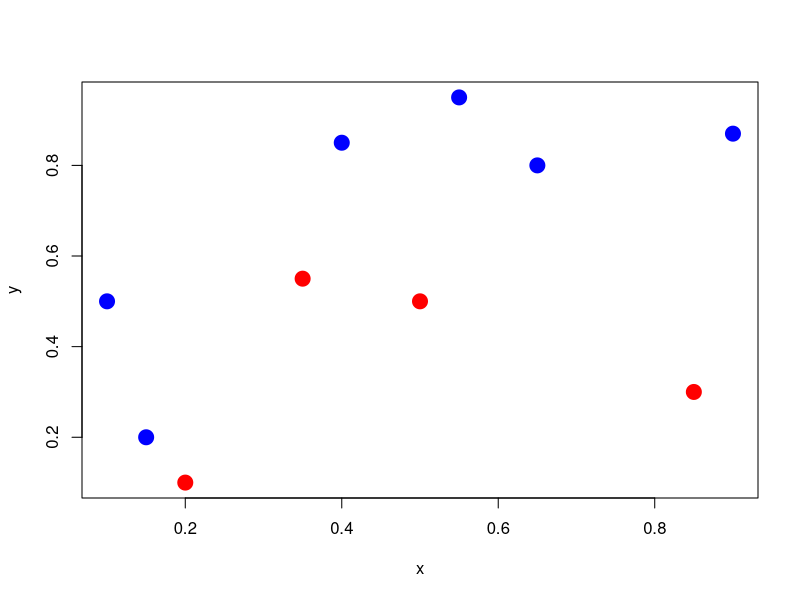
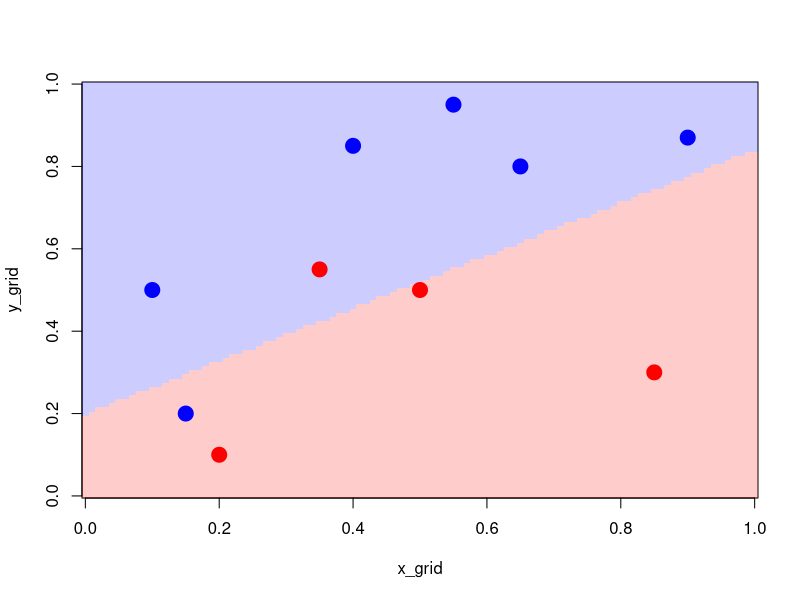
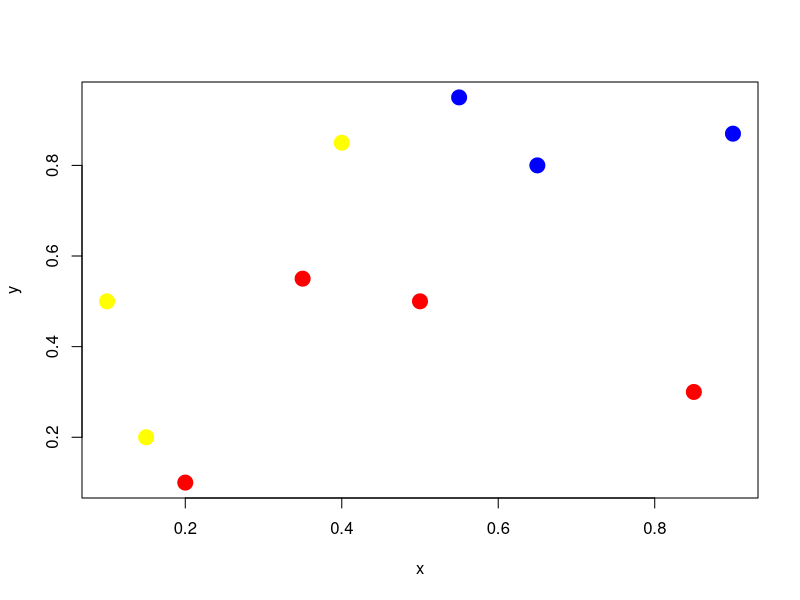
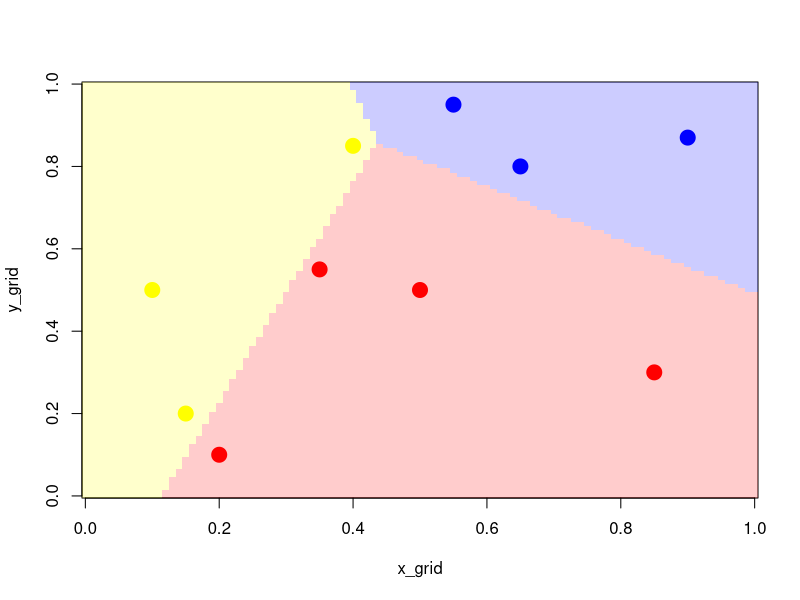

The R source for these figures, in order:
clr1 <- c(rgb(1,0,0,1), rgb(0,0,1,1))
clr2 <- c(rgb(1,0,0,.2), rgb(0,0,1,.2))
x <- c(.4,.55,.65,.9,.1,.35,.5,.15,.2,.85)
y <- c(.85,.95,.8,.87,.5,.55,.5,.2,.1,.3)
z <- c(1,1,1,1,1,0,0,1,0,0)

df <- data.frame(x,y,z)

plot(x, y, pch=19,cex = 2, col = clr1[z+1])

reg <- glm(z~x+y, data = df, family = binomial)
summary(reg)

pred_1 <- function(x,y){
   predict(reg,newdata=data.frame(x=x,
    y=y),type="response")>.5
}

x_grid <- seq(0, 1, length = 101)
y_grid <- seq(0, 1, length = 101)
z_grid <- outer(x_grid, y_grid, pred_1)
image(x_grid,y_grid,z_grid,col=clr2)
points(x,y,pch=19,cex=2,col=clr1[z+1])


clr1=c(rgb(1,0,0,1),rgb(1,1,0,1),rgb(0,0,1,1))
clr2=c(rgb(1,0,0,.2),rgb(1,1,0,.2),rgb(0,0,1,.2))
x=c(.4,.55,.65,.9,.1,.35,.5,.15,.2,.85)
y=c(.85,.95,.8,.87,.5,.55,.5,.2,.1,.3)
z=c(1,2,2,2,1,0,0,1,0,0)
df=data.frame(x,y,z)
plot(x,y,pch=19,cex=2,col=clr1[z+1])

library(nnet)

reg=multinom(z~x+y,data=df)
summary(reg)

pred_2 <- function(x,y){
  which.max(predict(reg,
    newdata=data.frame(x=x,y=y),type="probs"))
}

x_grid<-seq(0,1,length=101)
y_grid<-seq(0,1,length=101)
Outer <- function(x,y,fun) {
   mat <- matrix(NA, length(x), length(y))
   for (i in seq_along(x)) {
    for (j in seq_along(y)) mat[i,j]=fun(x[i],y[j])
   }
   return(mat)
}
z_grid <- Outer(x_grid,y_grid,pred_2)

image(x_grid,y_grid,z_grid,col=clr2)
points(x,y,pch=19,cex=2,col=clr1[z+1])